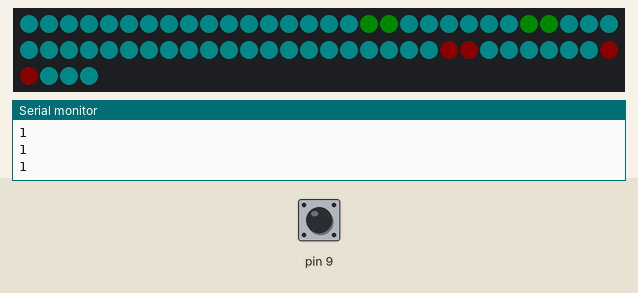
Simulated run of this sketch. Board: Arduino Uno, built with avr-gcc and run on an emulated ATmega328P. Parts: 64 RGB LEDs in strip order, left to right, continuing on the next row, the last lines printed to the serial monitor. Inputs (shaded band) come from the test bench; at power-on: pin 9 HIGH. Dim RGB values are drawn brighter than linear.

Above: at 1.2 s.
1.3 s: pin 9 pulled LOW for 0.15 s
3.1 s: pin 9 pulled LOW for 1 s
At 3.59 s:
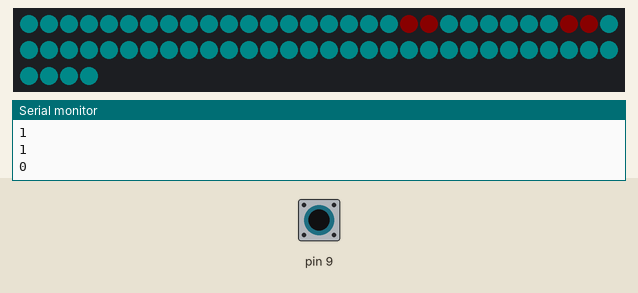
5.9 s: pin 9 pulled LOW for 0.15 s
At 6.08 s:
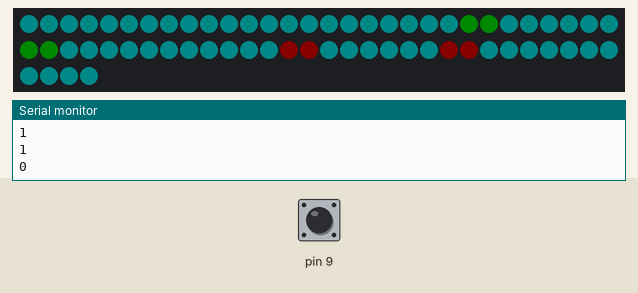

The sketch:

Jumping_Ball_with_button.ino
```cpp
#include <Adafruit_NeoPixel.h>
int redBallPixel;

Adafruit_NeoPixel matrix(64, 6);
void setup() {
  // put your setup code here, to run once:
  Serial.begin(9600);
  pinMode(9,INPUT_PULLUP);
  matrix.begin();
  matrix.setBrightness(10);
}
int buttonValue;
int greenBallPixel = 16;
int greenBallDirection = 1;
void loop() {
  // put your main code here, to run repeatedly:
  buttonValue = digitalRead(9);
  Serial.println(buttonValue);
  delay(100);
  for(int i = 0; i < 64; i++)
  {
    matrix.setPixelColor(i, matrix.Color(0, 255, 255));
  }
  redBallPixel = 51;
  if(buttonValue == 0)
  {
    for(int i = 0; i < 4; i++)
    {
      redBallPixel -= 8;
      matrix.setPixelColor(greenBallPixel, matrix.Color(0, 255, 0));
      matrix.setPixelColor(greenBallPixel + 1, matrix.Color(0, 255, 0));
      matrix.setPixelColor(greenBallPixel + 8, matrix.Color(0, 255, 0));
      matrix.setPixelColor(greenBallPixel + 9, matrix.Color(0, 255, 0));
      matrix.setPixelColor(redBallPixel, matrix.Color(255, 0, 0));
      matrix.setPixelColor(redBallPixel + 1, matrix.Color(255, 0, 0));
      matrix.setPixelColor(redBallPixel + 8, matrix.Color(255, 0, 0));
      matrix.setPixelColor(redBallPixel + 9, matrix.Color(255, 0, 0));
      matrix.setPixelColor(redBallPixel + 16, matrix.Color(0, 255, 255));
      matrix.setPixelColor(redBallPixel + 17, matrix.Color(0, 255, 255));
      matrix.show();
      delay(100);
    }
    for(int i = 0; i < 4; i++)
    {
      redBallPixel += 8;
      matrix.setPixelColor(redBallPixel - 7, matrix.Color(0, 255, 255));
      matrix.setPixelColor(greenBallPixel, matrix.Color(0, 255, 0));
      matrix.setPixelColor(greenBallPixel + 1, matrix.Color(0, 255, 0));
      matrix.setPixelColor(greenBallPixel + 8, matrix.Color(0, 255, 0));
      matrix.setPixelColor(greenBallPixel + 9, matrix.Color(0, 255, 0));
      matrix.setPixelColor(redBallPixel, matrix.Color(255, 0, 0));
      matrix.setPixelColor(redBallPixel + 1, matrix.Color(255, 0, 0));
      matrix.setPixelColor(redBallPixel + 8, matrix.Color(255, 0, 0));
      matrix.setPixelColor(redBallPixel + 9, matrix.Color(255, 0, 0));
      matrix.setPixelColor(redBallPixel - 8, matrix.Color(0, 255, 255));
      matrix.show();
      delay(100);
    }
  }
  else{
    greenBallPixel += greenBallDirection;
    matrix.setPixelColor(redBallPixel, matrix.Color(255, 0, 0));
    matrix.setPixelColor(redBallPixel + 1, matrix.Color(255, 0, 0));
    matrix.setPixelColor(redBallPixel + 8, matrix.Color(255, 0, 0));
    matrix.setPixelColor(redBallPixel + 9, matrix.Color(255, 0, 0));
    matrix.setPixelColor(greenBallPixel, matrix.Color(0, 255, 0));
    matrix.setPixelColor(greenBallPixel + 1, matrix.Color(0, 255, 0));
    matrix.setPixelColor(greenBallPixel + 8, matrix.Color(0, 255, 0));
    matrix.setPixelColor(greenBallPixel + 9, matrix.Color(0, 255, 0));
    if (greenBallPixel == 16 || greenBallPixel == 22)
    {
     greenBallDirection *= -1;
    }
    matrix.show();
  }
}
```
